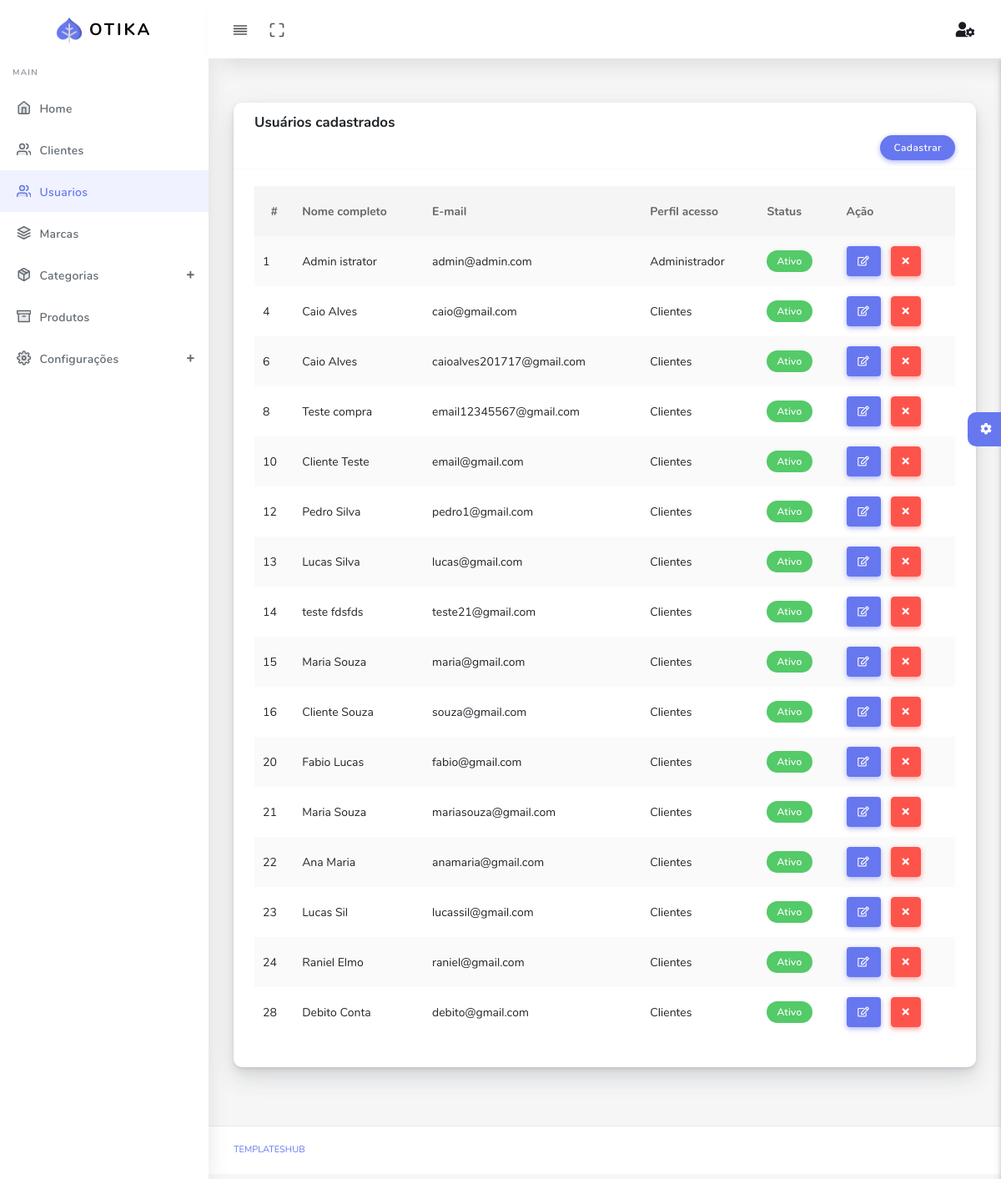
The app's page /index.php/restrita/usuarios with its own data.
### tables this page shows
CREATE TABLE `users` (
  `id` int(11) UNSIGNED NOT NULL,
  `ip_address` varchar(45) NOT NULL,
  `cliente_user_id` int(11) DEFAULT NULL,
  `username` varchar(100) DEFAULT NULL,
  `password` varchar(255) NOT NULL,
  `email` varchar(254) NOT NULL,
  `activation_selector` varchar(255) DEFAULT NULL,
  `activation_code` varchar(255) DEFAULT NULL,
  `forgotten_password_selector` varchar(255) DEFAULT NULL,
  `forgotten_password_code` varchar(255) DEFAULT NULL,
  `forgotten_password_time` int(11) UNSIGNED DEFAULT NULL,
  `remember_selector` varchar(255) DEFAULT NULL,
  `remember_code` varchar(255) DEFAULT NULL,
  `created_on` int(11) UNSIGNED NOT NULL,
  `last_login` int(11) UNSIGNED DEFAULT NULL,
  `active` tinyint(1) UNSIGNED DEFAULT NULL,
  `first_name` varchar(50) DEFAULT NULL,
  `last_name` varchar(50) DEFAULT NULL,
  `company` varchar(100) DEFAULT NULL,
  `phone` varchar(20) DEFAULT NULL
);

### application/controllers/restrita/Usuarios.php (called while the page is built, shortened)
<?php
class Usuarios extends CI_Controller {
    public function index() {
        $data = array(
            'titulo' => 'Usuários cadastrados',
            'styles' => array(
                'bundles/datatables/datatables.min.css',
                'bundles/datatables/DataTables-1.10.16/css/dataTables.bootstrap4.min.css',
            ),
            'scripts' => array(
                'bundles/datatables/datatables.min.js',
                'bundles/datatables/DataTables-1.10.16/js/dataTables.bootstrap4.min.js',
                'bundles/jquery-ui/jquery-ui.min.js',
                'js/page/datatables.js'
            ),
            'usuarios' => $this->ion_auth->users()->result(),
        );
        $this->load->view('restrita/layout/header', $data);
        $this->load->view('restrita/usuarios/index');
        $this->load->view('restrita/layout/footer');
    }
}

### index.php (called while the page is built, shortened)
<?php
require_once BASEPATH.'core/CodeIgniter.php';

### application/models/Ion_auth_model.php (called while the page is built, shortened)
<?php
class Ion_auth_model extends CI_Model
{
	public $tables = [];
	public $_ion_select = [];
	protected $response = NULL;
	public $_cache_user_in_group = [];
	protected $db;
	public function __construct()
	{
		$this->config->load('ion_auth', TRUE);
		$this->load->helper('cookie', 'date');
		$group_name = $this->config->item('database_group_name', 'ion_auth');
		if (empty($group_name))
		{
			$CI =& get_instance();
			$this->db = $CI->db;
		}
		else
		{
			$this->db = $this->load->database($group_name, TRUE, TRUE);
		}
		$this->tables = $this->config->item('tables', 'ion_auth');
		$this->join = $this->config->item('join', 'ion_auth');
	}
	public function result()
	{
		$result = $this->response->result();
		return $result;
	}
	public function users($groups = NULL)
	{
		if (isset($this->_ion_select) && !empty($this->_ion_select))
		{
			foreach ($this->_ion_select as $select)
			{
				$this->db->select($select);
			}
			$this->_ion_select = [];
		}
		else
		{
			$this->db->select([
			    $this->tables['users'].'.*',
			    $this->tables['users'].'.id as id',
			    $this->tables['users'].'.id as user_id'
			]);
		}
		$this->response = $this->db->get($this->tables['users']);
		return $this;
	}
	public function get_users_groups($id = FALSE)
	{
		$id || $id = $this->session->userdata('user_id');
		return $this->db->select($this->tables['users_groups'].'.'.$this->join['groups'].' as id, '.$this->tables['groups'].'.name, '.$this->tables['groups'].'.description')
		                ->where($this->tables['users_groups'].'.'.$this->join['users'], $id)
		                ->join($this->tables['groups'], $this->tables['users_groups'].'.'.$this->join['groups'].'='.$this->tables['groups'].'.id')
		                ->get($this->tables['users_groups']);
	}
	public function in_group($check_group, $id = FALSE, $check_all = FALSE)
	{
		$id || $id = $this->session->userdata('user_id');
		if (!is_array($check_group))
		{
			$check_group = [$check_group];
		}
		if (isset($this->_cache_user_in_group[$id]))
		{
			$groups_array = $this->_cache_user_in_group[$id];
		}
		else
		{
			$users_groups = $this->get_users_groups($id)->result();
			$groups_array = [];
			foreach ($users_groups as $group)
			{
				$groups_array[$group->id] = $group->name;
			}
			$this->_cache_user_in_group[$id] = $groups_array;
		}
		foreach ($check_group as $key => $value)
		{
			$groups = (is_numeric($value)) ? array_keys($groups_array) : $groups_array;
			if (in_array($value, $groups) xor $check_all)
			{
				return !$check_all;
			}
		}
		return $check_all;
	}
}

### application/libraries/Ion_auth.php (called while the page is built, shortened)
<?php
class Ion_auth
{
	public function __construct()
	{
		$this->config->load('ion_auth', TRUE);
		$this->_cache_user_in_group =& $this->ion_auth_model->_cache_user_in_group;
		$this->ion_auth_model->trigger_events('library_constructor');
	}
	public function __call($method, $arguments)
	{
		return call_user_func_array( [$this->ion_auth_model, $method], $arguments);
	}
	public function __get($var)
	{
		return get_instance()->$var;
	}
	public function is_admin($id = FALSE)
	{
		$this->ion_auth_model->trigger_events('is_admin');
		$admin_group = $this->config->item('admin_group', 'ion_auth');
		return $this->ion_auth_model->in_group($admin_group, $id);
	}
}

### application/views/restrita/usuarios/index.php (the view, shortened to what this page needs)
<?php $this->load->view('restrita/layout/navbar'); ?>
<?php $this->load->view('restrita/layout/sidebar'); ?>
<div class="main-content">
    <section class="section">
        <div class="section-body">
            <div class="row">
                <div class="col-12">
                    <div class="card">
                        <div class="card-header d-block">
                            <h4><?php echo $titulo; ?></h4>
                            <a class="btn btn-primary float-right" href="<?php echo base_url('restrita/usuarios/core'); ?>">Cadastrar</a>
                        </div>
                        <div class="card-body">
                            <div class="table-responsive">
                                <table class="table table-striped data-table">
                                    <thead>
                                        <tr>
                                            <th class="text-center">
                                                #
                                            </th>
                                            <th>Nome completo</th>
                                            <th>E-mail</th>
                                            <th>Perfil acesso</th>
                                            <th>Status</th>
                                            <th class="nosort">Ação</th>
                                        </tr>
                                    </thead>
                                    <tbody>
                                        <?php foreach ($usuarios as $usuario): ?>
                                            <tr>
                                                <td><?php echo $usuario->id; ?></td>
                                                <td><?php echo $usuario->first_name . ' ' . $usuario->last_name; ?></td>
                                                <td><?php echo $usuario->email; ?></td>
                                                <td><?php echo ($this->ion_auth->is_admin($usuario->id) ? 'Administrador' : 'Clientes'); ?></td>
                                                <td><?php echo ($usuario->active == 1 ? '<span class="badge badge-success">Ativo</span>' : '<span class="badge badge-danger">Inativo</span>'); ?></td>
                                                <td>
                                                    <a href="<?php echo base_url('restrita/usuarios/core/' . $usuario->id); ?>" class="btn btn-icon btn-primary mr-2"><i class="far fa-edit"></i></a>
                                                    <a href="<?php echo base_url('restrita/usuarios/delete/' . $usuario->id); ?>" class="btn btn-icon btn-danger delete" data-confirm="Tem certeza da exclusão?"><i class="fas fa-times"></i></a>
                                                </td>
                                            </tr>
                                        <?php endforeach; ?>
                                    </tbody>
                                </table>
                            </div>
                        </div>
                    </div>
                </div>
            </div>
        </div>
    </section>
    <?php $this->load->view('restrita/layout/sidebar-config'); ?>
</div>

### application/views/restrita/layout/header.php (shortened to what this page needs)
<!DOCTYPE html>
<html lang="en">
<head>
  <link rel="stylesheet" href="<?php echo base_url('public/assets/css/app.min.css'); ?>">
  <link rel="stylesheet" href="<?php echo base_url('public/assets/bundles/datatables/datatables.min.css');  ?>">
  <link rel="stylesheet" href="<?php echo base_url('public/assets/bundles/datatables/DataTables-1.10.16/css/dataTables.bootstrap4.min.css')   ?>">
  <link rel="stylesheet" href="<?php echo base_url('public/assets/css/style.css'); ?>">
  <link rel="stylesheet" href="<?php echo base_url('public/assets/css/components.css'); ?>">
  <link rel="stylesheet" href="<?php echo base_url('public/assets/jquery-upload-file/css/uploadfile.css'); ?>">
  <?php  if(isset($styles)):  ?>
  <?php  foreach($styles as $style):  ?>
    <link rel="stylesheet" href="<?php echo base_url('public/assets/'.$style); ?>">
  <?php  endforeach;  ?>
  <?php  endif;  ?>
  <link rel="stylesheet" href="<?php echo base_url('public/assets/css/custom.css') ?>">
</head>
<body>
  <div id="app">
    <div class="main-wrapper main-wrapper-1">

### application/views/restrita/layout/navbar.php (shortened to what this page needs)
<div class="navbar-bg"></div>
      <nav class="navbar navbar-expand-lg main-navbar sticky">
        <div class="form-inline mr-auto">
          <ul class="navbar-nav mr-3">
            <li><a href="#" data-toggle="sidebar" class="nav-link nav-link-lg
									collapse-btn"> <i data-feather="align-justify"></i></a></li>
            <li><a href="#" class="nav-link nav-link-lg fullscreen-btn">
                <i data-feather="maximize"></i>
              </a></li>
          </ul>
        </div>
        <ul class="navbar-nav navbar-right">
          <li class="dropdown">
          <a href="#" data-toggle="dropdown" class="nav-link dropdown-toggle nav-link-lg nav-link-user"> <i class="fas fa-user-cog text-dark"></i> <span class="d-sm-none d-lg-inline-block"></span></a>
          </li>
        </ul>
      </nav>

### application/views/restrita/layout/sidebar.php (shortened to what this page needs)
<div class="main-sidebar sidebar-style-2">
        <aside id="sidebar-wrapper">
          <div class="sidebar-brand">
            <a href="index.html"> <img alt="image" src="<?php echo base_url('public/assets/img/logo.png') ?>" class="header-logo" /> <span
                class="logo-name">Otika</span>
            </a>
          </div>
          <ul class="sidebar-menu">
            <li class="menu-header">Main</li>
            <li class="dropdown <?php echo $this->router->fetch_class() == 'home' && $this->router->fetch_method() == 'index' ? 'active' : ' '; ?>">
              <a href="<?php echo base_url('restrita');  ?>" class="nav-link"><i data-feather="home"></i><span>Home</span></a>
            </li>
            <li class="dropdown <?php echo $this->router->fetch_class() == 'clientes' && $this->router->fetch_method() == 'index' ? 'active' : ' '; ?>">
              <a href="<?php echo base_url('restrita/clientes');  ?>" class="nav-link"><i data-feather="users"></i><span>Clientes</span></a>
            </li>
            <li class="dropdown <?php echo $this->router->fetch_class() == 'usuarios' && $this->router->fetch_method() == 'index' ? 'active' : ' '; ?>">
              <a href="<?php echo base_url('restrita/usuarios');  ?>" class="nav-link"><i data-feather="users"></i><span>Usuarios</span></a>
            </li>
            <li class="dropdown <?php echo $this->router->fetch_class() == 'marcas' && $this->router->fetch_method() == 'index' ? 'active' : ' '; ?>">
              <a href="<?php echo base_url('restrita/marcas');  ?>" class="nav-link"><i data-feather="layers"></i><span>Marcas</span></a>
            </li>
            <li class="dropdown">
              <a href="#" class="menu-toggle nav-link has-dropdown"><i
                  data-feather="package"></i><span>Categorias</span></a>
            </li>
            <li class="dropdown <?php echo $this->router->fetch_class() == 'produtos' && $this->router->fetch_method() == 'index' ? 'active' : ' '; ?>">
              <a href="<?php echo base_url('restrita/produtos');  ?>" class="nav-link"><i data-feather="archive"></i><span>Produtos</span></a>
            </li>
            <li class="dropdown">
              <a href="#" class="menu-toggle nav-link has-dropdown"><i
                  data-feather="settings"></i><span>Configurações</span></a>
            </li>
               </ul>
        </aside>
      </div>

### application/views/restrita/layout/sidebar-config.php (shortened to what this page needs)
<div class="settingSidebar">
        <a href="javascript:void(0)" class="settingPanelToggle"> <i class="fa fa-spin fa-cog"></i>
        </a>
    </div>

### application/views/restrita/layout/footer.php (shortened to what this page needs)
<?php  if($this->router->fetch_class() != 'login'):  ?>
  <footer class="main-footer">
        <div class="footer-left">
          <a href="templateshub.net">Templateshub</a></a>
        </div>
      </footer>
<?php endif; ?>
    </div>
  </div>
</body>
</html>

### records on screen
users: id "1", first_name "Admin", last_name "istrator", email "admin@admin.com", shows "Administrador", active "Ativo"
users: id "4", first_name "Caio", last_name "Alves", email "caio@gmail.com", shows "Clientes", active "Ativo"
users: id "6", first_name "Caio", last_name "Alves", email "caioalves201717@gmail.com", shows "Clientes", active "Ativo"
users: id "8", first_name "Teste", last_name "compra", email "email12345567@gmail.com", shows "Clientes", active "Ativo"
users: id "10", first_name "Cliente", last_name "Teste", email "email@gmail.com", shows "Clientes", active "Ativo"
users: id "12", first_name "Pedro", last_name "Silva", email "pedro1@gmail.com", shows "Clientes", active "Ativo"
users: id "13", first_name "Lucas", last_name "Silva", email "lucas@gmail.com", shows "Clientes", active "Ativo"
users: id "14", first_name "teste", last_name "fdsfds", email "teste21@gmail.com", shows "Clientes", active "Ativo"
users: id "15", first_name "Maria", last_name "Souza", email "maria@gmail.com", shows "Clientes", active "Ativo"
users: id "16", first_name "Cliente", last_name "Souza", email "souza@gmail.com", shows "Clientes", active "Ativo"
users: id "20", first_name "Fabio", last_name "Lucas", email "fabio@gmail.com", shows "Clientes", active "Ativo"
users: id "21", first_name "Maria", last_name "Souza", email "mariasouza@gmail.com", shows "Clientes", active "Ativo"
users: id "22", first_name "Ana", last_name "Maria", email "anamaria@gmail.com", shows "Clientes", active "Ativo"
users: id "23", first_name "Lucas", last_name "Sil", email "lucassil@gmail.com", shows "Clientes", active "Ativo"
users: id "24", first_name "Raniel", last_name "Elmo", email "raniel@gmail.com", shows "Clientes", active "Ativo"
users: id "28", first_name "Debito", last_name "Conta", email "debito@gmail.com", shows "Clientes", active "Ativo"

### other values on screen
$titulo "Usuários cadastrados"
